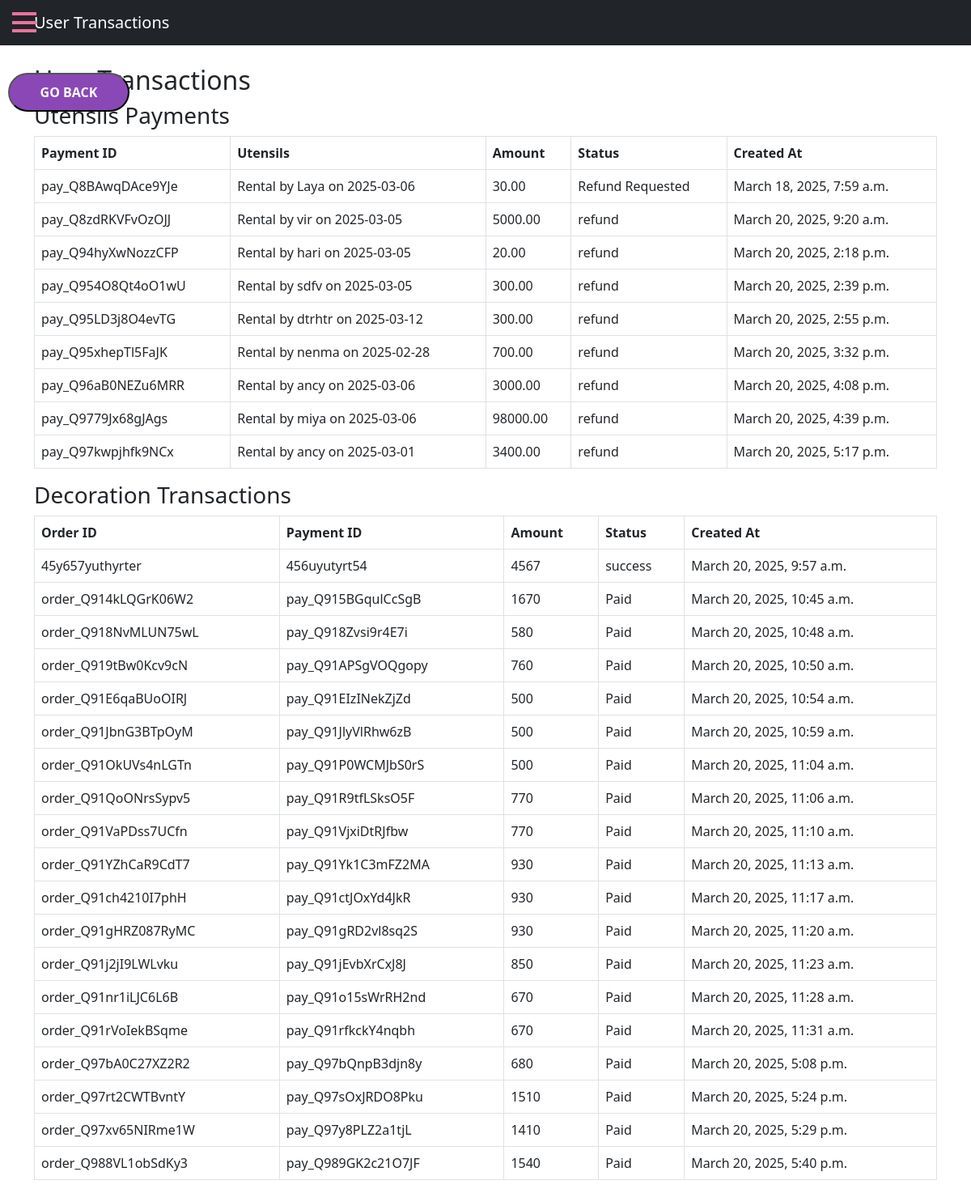
The page /utidectransactions/ on the database its author committed.
### EVENT_BOOKING/models.py (models this page shows)
class Payment(models.Model):
    user=models.ForeignKey(Event,on_delete=models.CASCADE,null=True,blank=True)
    utensils=models.ForeignKey(Utensilsform,on_delete=models.CASCADE,null=True,blank=True)
    payment_id = models.CharField(max_length=100)
    amount = models.DecimalField(max_digits=10, decimal_places=2)
    status = models.CharField(max_length=20,choices=[('Pending', 'Pending'), ('Paid', 'paid'), ('refund', 'refund')], default='Pending')
    created_at = models.DateTimeField(auto_now_add=True)

class Utensilsform(models.Model):
    name = models.CharField(max_length=100)
    phone = models.CharField(max_length=15)
    user=models.ForeignKey(Event,on_delete=models.CASCADE,null=True,blank=True)
    address = models.CharField(max_length=255)
    email = models.EmailField(null=True,blank=True)
    date = models.DateField()
    rdate = models.DateField()
    time = models.TimeField()
    amount=models.IntegerField(null=True, blank=True)
    status = models.CharField(max_length=10, choices=[('Pending', 'Pending'), ('Paid', 'paid'), ('refund', 'refund')], default='Pending')
    UTENSIL_CHOICES = [
        ('cutlery_sets', 'Cutlery Sets'),
        ('plates_bowls', 'Plates and Bowls'),
        ('serving_utensils', 'Serving Utensils'),
        ('specialty_tools', 'Specialty Tools'),
    ]
    selected_utensils = models.JSONField(default=dict, blank=True)
    def __str__(self):
        return f"Rental by {self.name} on {self.date}"

class decorationtransaction(models.Model):
    user = models.ForeignKey(Event, on_delete=models.CASCADE)
    razorpay_order_id = models.CharField(max_length=100)
    razorpay_payment_id = models.CharField(max_length=100, blank=True, null=True)
    amount = models.IntegerField()
    status = models.CharField(max_length=20, default='Created')
    created_at = models.DateTimeField(auto_now_add=True,null=True,blank=True)

### EVENT_BOOKING/views.py (the view)
# urls.py: path('utidectransactions/', views.utidectransactions, name='utidectransactions'),
def utidectransactions(request):
    email = request.session.get('email')
    payments = Payment.objects.all()
    decorations = decorationtransaction.objects.all()
    return render(request, 'utidectransactions.html', {
        'payments': payments,
        'decorations': decorations,
    })

### EVENT_BOOKING/templates/utidectransactions.html (shortened to what this page needs)
<!DOCTYPE html>
<html lang="en">
<head>
    <link rel="stylesheet" href="https://cdn.jsdelivr.net/npm/bootstrap@5.3.0/dist/css/bootstrap.min.css">
</head>
<body>
    <button class="back-button" onclick="window.history.back()">
         Go Back
      </button>
    <nav class="navbar navbar-expand-lg navbar-dark bg-dark">
        <div class="container">
            <a class="navbar-brand" href="#">User Transactions</a>
        </div>
    </nav>
    <div class="hamburger-menu" onclick="toggleSidebar()">
        <div></div>
        <div></div>
        <div></div>
    </div>
    <div class="container mt-4">
        <h2>User Transactions</h2>
        <h3>Utensils Payments</h3>
        <table class="table table-bordered">
            <thead>
                <tr>
                    <th>Payment ID</th>
                    <th>Utensils</th>
                    <th>Amount</th>
                    <th>Status</th>
                    <th>Created At</th>
                </tr>
            </thead>
            <tbody>
                {% for payment in payments %}
                <tr>
                    <td>{{ payment.payment_id }}</td>
                    <td>{{ payment.utensils }}</td>
                    <td>{{ payment.amount }}</td>
                    <td>{{ payment.status }}</td>
                    <td>{{ payment.created_at }}</td>
                </tr>
                {% endfor %}
            </tbody>
        </table>
        <h3>Decoration Transactions</h3>
        <table class="table table-bordered">
            <thead>
                <tr>
                    <th>Order ID</th>
                    <th>Payment ID</th>
                    <th>Amount</th>
                    <th>Status</th>
                    <th>Created At</th>
                </tr>
            </thead>
            <tbody>
                {% for decoration in decorations %}
                <tr>
                    <td>{{ decoration.razorpay_order_id }}</td>
                    <td>{{ decoration.razorpay_payment_id }}</td>
                    <td>{{ decoration.amount }}</td>
                    <td>{{ decoration.status }}</td>
                    <td>{{ decoration.created_at }}</td>
                </tr>
                {% endfor %}
            </tbody>
        </table>
    </div>
</body>
</html>

### EVENT_BOOKING/templates/utidectransactions.html (style rules this page uses)
.back-button { position: fixed; top: 90px; left: 10px; right:120px; padding: 10px 20px; width:auto; max-width:150px; text-transform: uppercase; background-color: rgb(138, 72, 182); color: white; border-radius: 25px; font-size: 18px; font-weight: bold; font-size: 1rem; align-items: center; }
.hamburger-menu { position: fixed; top: 15px; left: 15px; color: #f2709c; cursor: pointer; z-index: 1100; width: 30px; height: 25px; display: flex; flex-direction: column; justify-content: space-between; }
.hamburger-menu div { width: 100%; height: 4px; background-color: #f2709c; transition: 0.3s; }

### rows shown on the page
Payment: payment_id "pay_Q8BAwqDAce9YJe", utensils "Rental by Laya on 2025-03-06", amount "30.00", status "Refund Requested", created_at "March 18, 2025, 7:59 a.m."
Payment: payment_id "pay_Q8zdRKVFvOzOJJ", utensils "Rental by vir on 2025-03-05", amount "5000.00", status "refund", created_at "March 20, 2025, 9:20 a.m."
Payment: payment_id "pay_Q94hyXwNozzCFP", utensils "Rental by hari on 2025-03-05", amount "20.00", status "refund", created_at "March 20, 2025, 2:18 p.m."
Payment: payment_id "pay_Q954O8Qt4oO1wU", utensils "Rental by sdfv on 2025-03-05", amount "300.00", status "refund", created_at "March 20, 2025, 2:39 p.m."
Payment: payment_id "pay_Q95LD3j8O4evTG", utensils "Rental by dtrhtr on 2025-03-12", amount "300.00", status "refund", created_at "March 20, 2025, 2:55 p.m."
Payment: payment_id "pay_Q95xhepTl5FaJK", utensils "Rental by nenma on 2025-02-28", amount "700.00", status "refund", created_at "March 20, 2025, 3:32 p.m."
Payment: payment_id "pay_Q96aB0NEZu6MRR", utensils "Rental by ancy on 2025-03-06", amount "3000.00", status "refund", created_at "March 20, 2025, 4:08 p.m."
Payment: payment_id "pay_Q9779Jx68gJAgs", utensils "Rental by miya on 2025-03-06", amount "98000.00", status "refund", created_at "March 20, 2025, 4:39 p.m."
Payment: payment_id "pay_Q97kwpjhfk9NCx", utensils "Rental by ancy on 2025-03-01", amount "3400.00", status "refund", created_at "March 20, 2025, 5:17 p.m."
decorationtransaction: razorpay_order_id "45y657yuthyrter", razorpay_payment_id "456uyutyrt54", amount "4567", status "success", created_at "March 20, 2025, 9:57 a.m."
decorationtransaction: razorpay_order_id "order_Q914kLQGrK06W2", razorpay_payment_id "pay_Q915BGqulCcSgB", amount "1670", status "Paid", created_at "March 20, 2025, 10:45 a.m."
decorationtransaction: razorpay_order_id "order_Q918NvMLUN75wL", razorpay_payment_id "pay_Q918Zvsi9r4E7i", amount "580", status "Paid", created_at "March 20, 2025, 10:48 a.m."
decorationtransaction: razorpay_order_id "order_Q919tBw0Kcv9cN", razorpay_payment_id "pay_Q91APSgVOQgopy", amount "760", status "Paid", created_at "March 20, 2025, 10:50 a.m."
decorationtransaction: razorpay_order_id "order_Q91E6qaBUoOIRJ", razorpay_payment_id "pay_Q91EIzINekZjZd", amount "500", status "Paid", created_at "March 20, 2025, 10:54 a.m."
decorationtransaction: razorpay_order_id "order_Q91JbnG3BTpOyM", razorpay_payment_id "pay_Q91JlyVlRhw6zB", amount "500", status "Paid", created_at "March 20, 2025, 10:59 a.m."
decorationtransaction: razorpay_order_id "order_Q91OkUVs4nLGTn", razorpay_payment_id "pay_Q91P0WCMJbS0rS", amount "500", status "Paid", created_at "March 20, 2025, 11:04 a.m."
decorationtransaction: razorpay_order_id "order_Q91QoONrsSypv5", razorpay_payment_id "pay_Q91R9tfLSksO5F", amount "770", status "Paid", created_at "March 20, 2025, 11:06 a.m."
decorationtransaction: razorpay_order_id "order_Q91VaPDss7UCfn", razorpay_payment_id "pay_Q91VjxiDtRJfbw", amount "770", status "Paid", created_at "March 20, 2025, 11:10 a.m."
decorationtransaction: razorpay_order_id "order_Q91YZhCaR9CdT7", razorpay_payment_id "pay_Q91Yk1C3mFZ2MA", amount "930", status "Paid", created_at "March 20, 2025, 11:13 a.m."
decorationtransaction: razorpay_order_id "order_Q91ch4210I7phH", razorpay_payment_id "pay_Q91ctJOxYd4JkR", amount "930", status "Paid", created_at "March 20, 2025, 11:17 a.m."
decorationtransaction: razorpay_order_id "order_Q91gHRZ087RyMC", razorpay_payment_id "pay_Q91gRD2vl8sq2S", amount "930", status "Paid", created_at "March 20, 2025, 11:20 a.m."
decorationtransaction: razorpay_order_id "order_Q91j2jI9LWLvku", razorpay_payment_id "pay_Q91jEvbXrCxJ8J", amount "850", status "Paid", created_at "March 20, 2025, 11:23 a.m."
decorationtransaction: razorpay_order_id "order_Q91nr1iLJC6L6B", razorpay_payment_id "pay_Q91o15sWrRH2nd", amount "670", status "Paid", created_at "March 20, 2025, 11:28 a.m."
decorationtransaction: razorpay_order_id "order_Q91rVoIekBSqme", razorpay_payment_id "pay_Q91rfkckY4nqbh", amount "670", status "Paid", created_at "March 20, 2025, 11:31 a.m."
decorationtransaction: razorpay_order_id "order_Q97bA0C27XZ2R2", razorpay_payment_id "pay_Q97bQnpB3djn8y", amount "680", status "Paid", created_at "March 20, 2025, 5:08 p.m."
decorationtransaction: razorpay_order_id "order_Q97rt2CWTBvntY", razorpay_payment_id "pay_Q97sOxJRDO8Pku", amount "1510", status "Paid", created_at "March 20, 2025, 5:24 p.m."
decorationtransaction: razorpay_order_id "order_Q97xv65NIRme1W", razorpay_payment_id "pay_Q97y8PLZ2a1tjL", amount "1410", status "Paid", created_at "March 20, 2025, 5:29 p.m."
decorationtransaction: razorpay_order_id "order_Q988VL1obSdKy3", razorpay_payment_id "pay_Q989GK2c21O7JF", amount "1540", status "Paid", created_at "March 20, 2025, 5:40 p.m."
